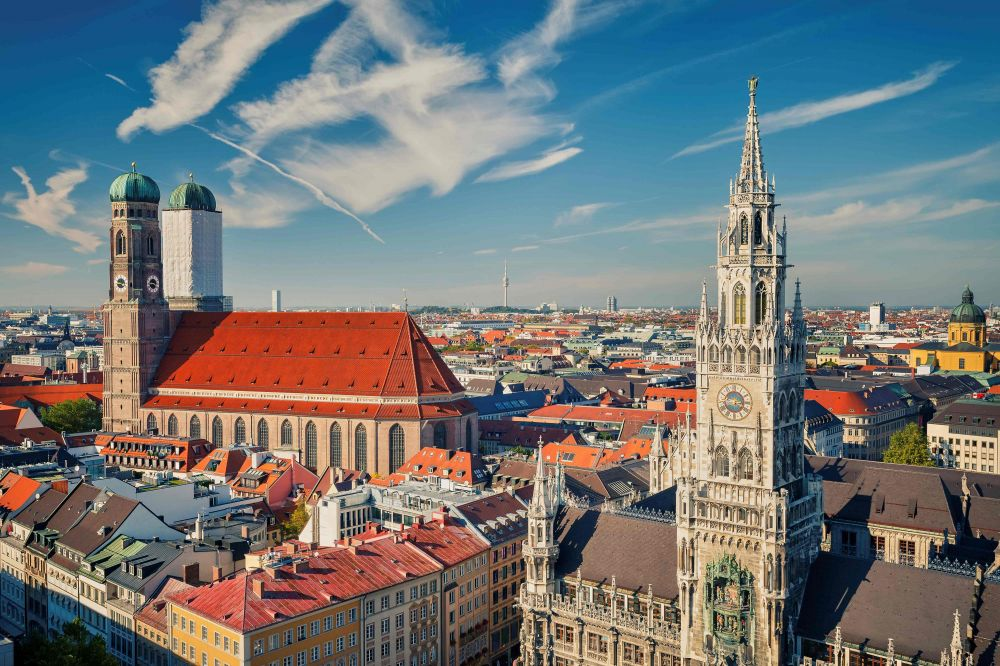
#> input picture tp1/image_orginale.jpg, 1000 x 666 px
$ python partie2.py
#> lines starting #> are read from the running program, lines starting #| are printed output that depends on the picture
from PIL import Image
import matplotlib.pyplot as plt
import os

os.makedirs("results", exist_ok=True)

img = Image.open("image_orginale.jpg")
#> img is the input picture: PIL image 1000x666 RGB; mean R, G, B 113.7, 118.8, 120
img_redim = img.resize((200, 200)) # redimensionner l'image à 200x200 pixels
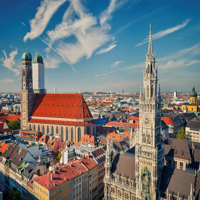
#> img_redim: PIL image 200x200 RGB; mean R, G, B 113.7, 118.8, 120
plt.figure(figsize=(10, 5))#afficher les deux images côte à côte dans une figure de taille 10x5 pouces
plt.subplot(1, 2, 1)  # originale
plt.imshow(img)# afficher l'image originale dans la fenetre
plt.axis("off")#sans axe
plt.title("Image originale")# ajouter un titre à l'image originale

plt.subplot(1, 2, 2)  # redimensionnée
plt.imshow(img_redim)#afficher l'image redimensionnée dans la fenetre
plt.axis("off")
plt.title("Image redimensionnée (200×200)")# ajouter un titre à l'image redimensionnée
plt.tight_layout()

img_redim.save("results/image_redimensionnee.jpg")

plt.show()
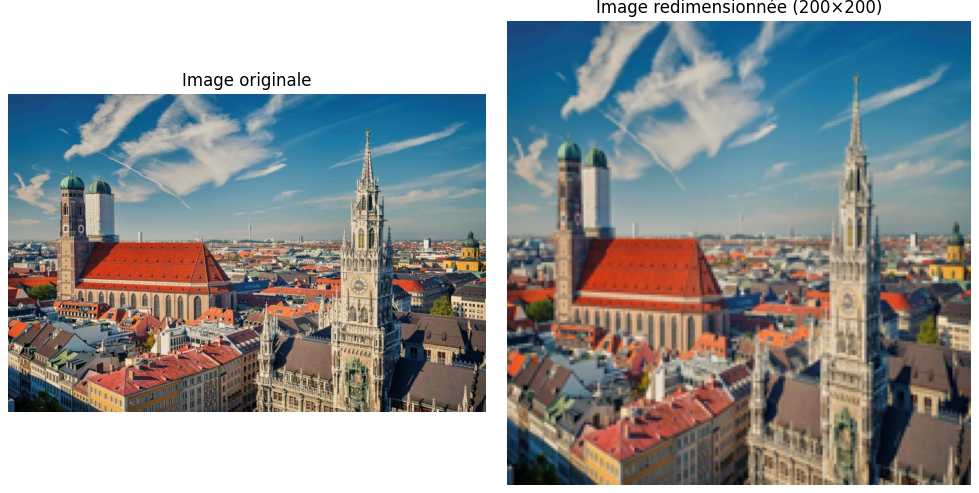
#> figure drawn by matplotlib, 2 panels
